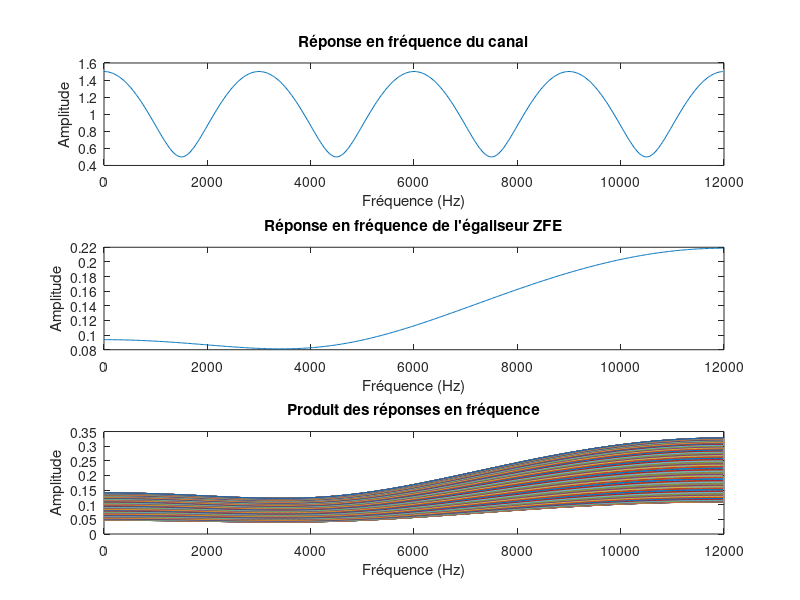
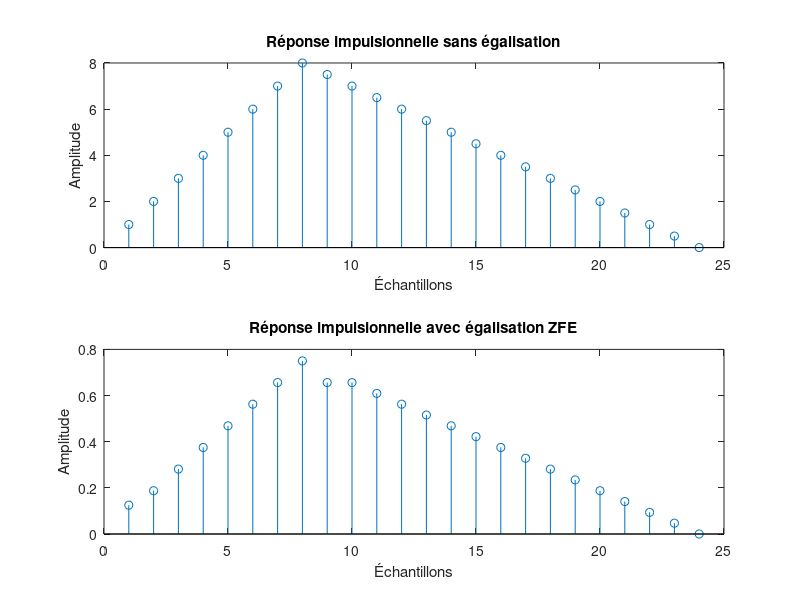
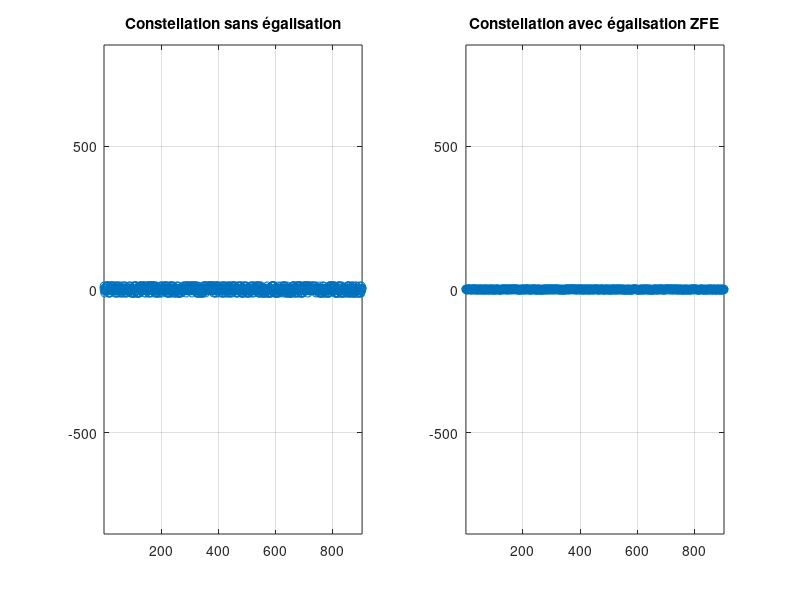

These charts were generated, in order, by the following MATLAB code:
%%%%%%%%%%%%%%%%%%%%%%%%%%%%%%%%%%%%%%%%%%%%%%%%%%%%%%%%%%%%%%%%%%%%%%%
% ETUDE DE L'EGALISATION ZFE SANS BRUIT
% Projet Télécommunications - Chaîne de transmission avec égalisation
%%%%%%%%%%%%%%%%%%%%%%%%%%%%%%%%%%%%%%%%%%%%%%%%%%%%%%%%%%%%%%%%%%%%%%%

clear all
close all

%% Paramètres généraux
Fe = 24000;       % Fréquence d'échantillonnage
Te = 1/Fe;        % Période d'échantillonnage
Rb = 3000;        % Débit binaire
Ts = 1/Rb;        % Période symbole
Ns = Ts/Te;       % Facteur de suréchantillonnage

% Paramètres du canal multipath
alpha0 = 1;       % Coefficient trajet direct
alpha1 = 0.5;     % Coefficient trajet réfléchi
tau0 = 0;         % Retard trajet direct
tau1 = Ts;        % Retard trajet réfléchi

% Réponses impulsionnelles des filtres
h = ones(1, Ns);  % Filtre d'émission (rectangulaire)
hr = ones(1, Ns); % Filtre de réception (rectangulaire)
hc = zeros(1, 2*Ns); % Réponse impulsionnelle du canal
hc(1) = alpha0;
hc(Ns+1) = alpha1;

%% i. Détermination des coefficients de l'égaliseur ZFE

% Génération d'un Dirac
dirac = [1 zeros(1, 10*Ns)];

% Passage à travers la chaîne de transmission
signal_emis = filter(h, 1, dirac);
signal_canal = conv(signal_emis, hc);
signal_recu = filter(hr, 1, signal_canal);

% Echantillonnage à n0 = Ts
n0 = Ns;
z = signal_recu(n0:Ns:end); % Signal à l'entrée de l'égaliseur

% Construction de la matrice Z pour ZFE (ordre 2)
N = 2; % Ordre de l'égaliseur
Z = toeplitz(z(1:N+1), [z(1) zeros(1,N)]);
Y0 = [1; zeros(N,1)];

% Calcul des coefficients de l'égaliseur
C = inv(Z) * Y0;
disp('Coefficients de l''égaliseur ZFE:');
disp(C');

%% ii. Tracés des réponses en fréquence

% Réponse fréquentielle du canal
Hc = fft(hc, 1024);
Hc = Hc(1:512); % On garde la moitié

% Réponse fréquentielle de l'égaliseur
Heq = fft(C, 1024);
Heq = Heq(1:512);

% Produit des deux
H_total = Hc .* Heq;

% Tracés
f = (0:511)/512 * Fe/2;
figure;
subplot(3,1,1);
plot(f, abs(Hc));
title('Réponse en fréquence du canal');
xlabel('Fréquence (Hz)'); ylabel('Amplitude');

subplot(3,1,2);
plot(f, abs(Heq));
title('Réponse en fréquence de l''égaliseur ZFE');
xlabel('Fréquence (Hz)'); ylabel('Amplitude');

subplot(3,1,3);
plot(f, abs(H_total));
title('Produit des réponses en fréquence');
xlabel('Fréquence (Hz)'); ylabel('Amplitude');

%% iii. Réponses impulsionnelles

% Réponse globale sans égalisation
h_sans_eq = conv(h, hc);
h_sans_eq = conv(h_sans_eq, hr);

% Réponse globale avec égalisation
h_avec_eq = conv(h_sans_eq, C.');

% Tracés
figure;
subplot(2,1,1);
stem(h_sans_eq(1:3*Ns));
title('Réponse impulsionnelle sans égalisation');
xlabel('Échantillons'); ylabel('Amplitude');

subplot(2,1,2);
stem(h_avec_eq(1:3*Ns));
title('Réponse impulsionnelle avec égalisation ZFE');
xlabel('Échantillons'); ylabel('Amplitude');

%% iv. Comparaison des constellations

% Génération de bits aléatoires
bits = randi([0 1], 1, 1000);
symboles = 2*bits - 1;

% Suréchantillonnage
symboles_sur = kron(symboles, [1 zeros(1, Ns-1)]);

% Transmission sans égalisation
signal_emis = filter(h, 1, symboles_sur);
signal_canal = conv(signal_emis, hc);
signal_recu = filter(hr, 1, signal_canal);
z = signal_recu(n0:Ns:end);

% Avec égalisation
y = filter(C, 1, z);

% Tracés des constellations
figure;
subplot(1,2,1);
plot(z(100:end), 'o'); % On ignore les premiers échantillons
title('Constellation sans égalisation');
axis equal; grid on;

subplot(1,2,2);
plot(y(100:end), 'o');
title('Constellation avec égalisation ZFE');
axis equal; grid on;

%% Affichage des résultats
disp(' ');
disp('=== Résultats obtenus ===');
disp(['Coefficients de l''égaliseur ZFE : ' num2str(C')]);
disp('Observation des figures pour :');
disp('1. Les réponses en fréquences');
disp('2. Les réponses impulsionnelles');
disp('3. Les constellations avant/après égalisation');
